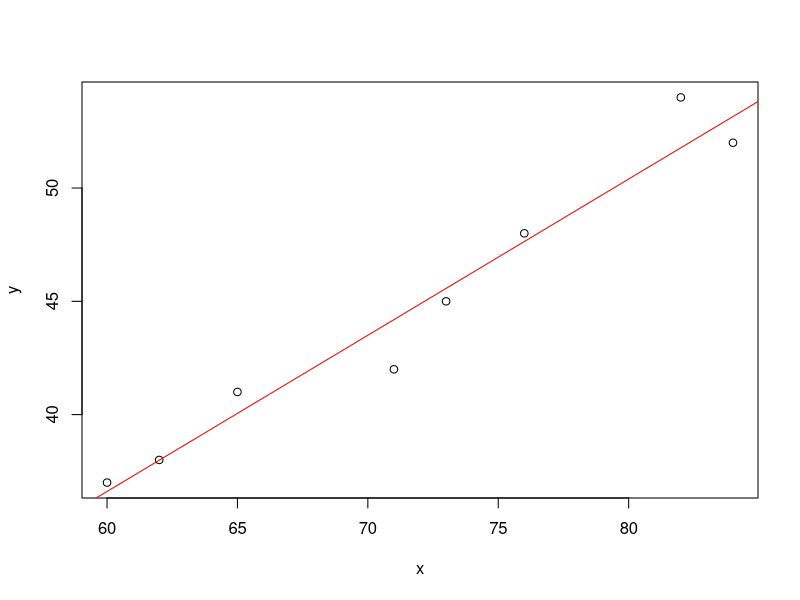

Recreate this plot in R.
x <- c(60, 62, 65, 71, 73, 76, 84, 82)
y <- c(37, 38, 41, 42, 45, 48, 52, 54)

plot(x, y)
model <- lm(y ~ x)
summary(model)
abline(model, col = "red")

# Prediction
newdata <- data.frame(x = 68)
pred <- predict(model, newdata = newdata)
pred

# Easier way
c <- coef(model);
c[1] + c[2] * 68;
